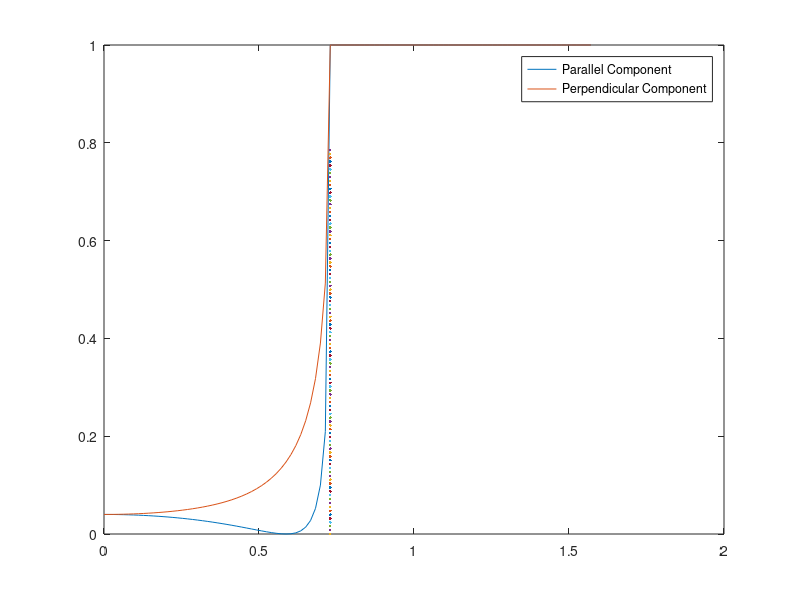

The MATLAB script that drew this image:
function [CriticalAngle] = Mat2AirFresnel()
%Fresnal Reflection from Air(1.0) to Material (1.5)
%   Fucntion will generate plots of Fresnal reflectance 
%   for a dielectric material (index of refraction = 1.5)
%   Plots out reflectance values for incidence angles
%   in between 0 and 90 degrees. Must plot for
%   parallel and perpendicular polarized components
%   Also finds the reflectance of both components at
%   normal incidence and the Brewster's angle.

% Constant refraction indices
ni = 1.5; %refMat
nt = 1.0; %refAir

% plot spacing
incidenceAngles = linspace(0,pi/2,100);
transmissionAngles = getTransAngles(incidenceAngles,nt,ni);

[parCrit,parComponent] = parReflectance(incidenceAngles,transmissionAngles,nt,ni);
[perpCrit,perpComponent] = perpReflectance(incidenceAngles,transmissionAngles,nt,ni);

CriticalAngle = perpCrit;
CritAngleDegrees = CriticalAngle / pi * 180
perpCrit;
figure
plot(incidenceAngles,parComponent, incidenceAngles, perpComponent,CriticalAngle,incidenceAngles/2)
ylim([0,1]);
legend('Parallel Component','Perpendicular Component');
end

%Works out transmission angles from Snell's equation
function transmissionAngles = getTransAngles(incidenceAngles,nt,ni)
    transmissionAngles= zeros(1,size(incidenceAngles,2));
    for i = 1:size(incidenceAngles,2)
        snells = ni*sin(incidenceAngles(i));
        transmissionAngles(i) = asin(snells/nt);
    end
end

%Fresnel Reflectance for parallel polarized light
function [critical,reflectance] = parReflectance(incidenceAngles,transmissionAngles,nt,ni)
    airPar = nt * cos(incidenceAngles);
    materialPar = ni * cos(transmissionAngles);
    reflectance = power(abs((airPar-materialPar) ./ (airPar+materialPar)),2);
    [~,I] = find(reflectance == 1);
    critical = incidenceAngles(I);
    critical = critical(1);
end

%Fresnel Reflectance for perpendicular polarized light
function [critical,reflectance] = perpReflectance(incidenceAngles,transmissionAngles,nt,ni)
    materialPerp = nt * cos(transmissionAngles);
    airPerp = ni * cos(incidenceAngles);
    reflectance = power(abs((airPerp-materialPerp) ./ (airPerp+materialPerp)),2);
    [~,I] = find(reflectance == 1.0);
    critical = incidenceAngles(I);
    critical = critical(1);
end



